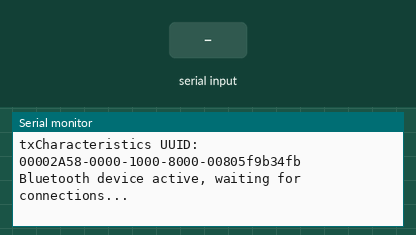
The sketch below on a simulated Arduino Nano 33 IoT. Shown: the last lines printed to the serial monitor. Inputs (shaded band) come from the test bench. Nothing arrives over Bluetooth unless stated; a phone connects over Bluetooth LE 3 s after start.

Above: at 3.8 s.
3.9 s: "1" received over Serial
At 6.1 s:
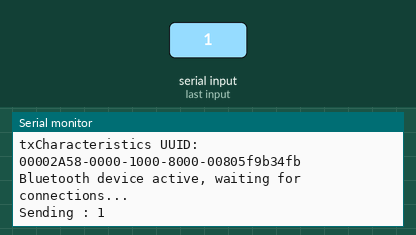
6.4 s: "0" received over Serial
At 7.8 s:
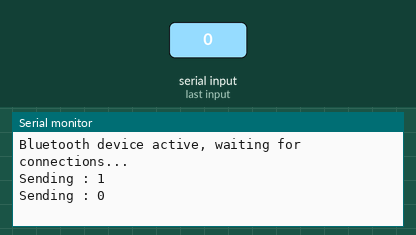
7.9 s: "2" received over Serial
At 9.4 s:
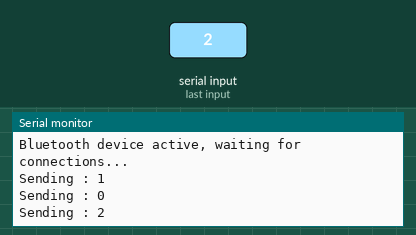

The sketch:

ble.ino
```cpp
#include <ArduinoBLE.h>

const char* nameOfPeripheral = "SORI_BLE";
const char* uuidOfService = "0000181a-0000-1000-8000-00805f9b34fb";
const char* uuidOfRxChar = "00002A3D-0000-1000-8000-00805f9b34fb";
const char* uuidOfTxChar = "00002A58-0000-1000-8000-00805f9b34fb";

const int RX_BUFFER_SIZE = 256;
const bool RX_BUFFER_FIXED_LENGTH = false;
const int TX_BUFFER_SIZE = 256;
const bool TX_BUFFER_FIXED_LENGTH = false;


BLEService dataService(uuidOfService);
BLECharacteristic rxChar(uuidOfRxChar, BLEWriteWithoutResponse | BLEWrite, RX_BUFFER_SIZE, RX_BUFFER_FIXED_LENGTH);
BLECharacteristic txChar(uuidOfTxChar, BLERead | BLENotify, TX_BUFFER_SIZE, TX_BUFFER_FIXED_LENGTH);

void setup() {
  startBLE();

  // Create BLE service and characteristics.
  BLE.setDeviceName(nameOfPeripheral);
  BLE.setLocalName(nameOfPeripheral);
  BLE.setAdvertisedService(dataService);
  dataService.addCharacteristic(rxChar);
  dataService.addCharacteristic(txChar);

  BLE.addService(dataService);

  // Bluetooth LE connection handlers.
  BLE.setEventHandler(BLEConnected, onBLEConnected);
  BLE.setEventHandler(BLEDisconnected, onBLEDisconnected);

  // Event driven reads.
  rxChar.setEventHandler(BLEWritten, onRxCharValueUpdate);
  BLE.advertise();

  // Print out full UUID and MAC address.
  Serial.println("Peripheral advertising info: ");
  Serial.print("Name: ");
  Serial.println(nameOfPeripheral);
  Serial.print("MAC: ");
  Serial.println(BLE.address());
  Serial.print("Service UUID: ");
  Serial.println(dataService.uuid());
  Serial.print("rxCharacteristic UUID: ");
  Serial.println(uuidOfRxChar);
  Serial.print("txCharacteristics UUID: ");
  Serial.println(uuidOfTxChar);


  Serial.println("Bluetooth device active, waiting for connections...");
}

void loop() {
  BLE.poll();
  BLEDevice central = BLE.central();

  if (central)
  {
    // Only send data if we are connected to a central device.
    while (central.connected()) {
      if (Serial.available()>0) {
        String res = Serial.readString();
        Serial.println("Sending : " + res);
        uint8_t data[256];
        res.getBytes(data, res.length());
        txChar.writeValue(data, res.length());
      }
    }
  }
}

void startBLE() {
  if (!BLE.begin())
  {
    Serial.println("starting BLE failed!");
    while (1);
  }
}

void onRxCharValueUpdate(BLEDevice central, BLECharacteristic characteristic) {
  String data = reinterpret_cast<const char*>(rxChar.value());
  Serial.println("Received : " + data.substring(0,rxChar.valueLength()));
}

void onBLEConnected(BLEDevice central) {
  Serial.print("Connected event, central: ");
  Serial.println(central.address());
}

void onBLEDisconnected(BLEDevice central) {
  Serial.print("Disconnected event, central: ");
  Serial.println(central.address());
}
```

Measured:
- after the input at 3.9 s, the serial monitor: prints a new line after 1.0 s (image 1)
- after the input at 6.4 s, the serial monitor: prints a new line after 1.0 s (image 2)
- after the input at 7.9 s, the serial monitor: prints a new line after 1.0 s (image 3)
